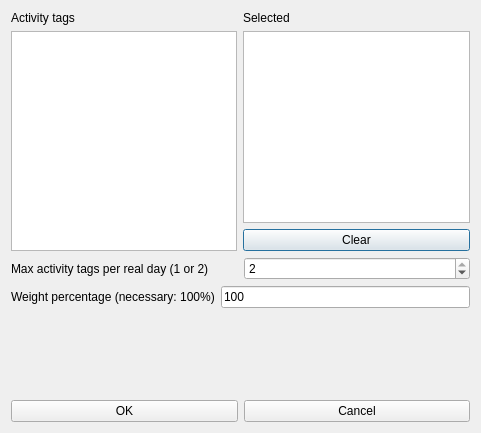
<?xml version="1.0" encoding="UTF-8"?>
<ui version="4.0">
 <class>ModifyConstraintStudentsMaxActivityTagsPerRealDayFromSetForm_template</class>
 <widget class="QDialog" name="ModifyConstraintStudentsMaxActivityTagsPerRealDayFromSetForm_template">
  <property name="geometry">
   <rect>
    <x>0</x>
    <y>0</y>
    <width>481</width>
    <height>433</height>
   </rect>
  </property>
  <property name="windowTitle">
   <string extracomment="This is the title of the dialog to add a new constraint of this type">Modify students max activity tags per real day from set</string>
  </property>
  <layout class="QVBoxLayout" name="verticalLayout_4">
   <item>
    <layout class="QHBoxLayout" name="horizontalLayout_4">
     <item>
      <layout class="QVBoxLayout" name="verticalLayout_2">
       <item>
        <widget class="QLabel" name="label_2">
         <property name="text">
          <string>Activity tags</string>
         </property>
        </widget>
       </item>
       <item>
        <widget class="QListWidget" name="allActivityTagsListWidget"/>
       </item>
      </layout>
     </item>
     <item>
      <layout class="QVBoxLayout" name="verticalLayout">
       <item>
        <widget class="QLabel" name="label_3">
         <property name="text">
          <string comment="It refers to activity tags">Selected</string>
         </property>
        </widget>
       </item>
       <item>
        <widget class="QListWidget" name="selectedActivityTagsListWidget"/>
       </item>
       <item>
        <widget class="QPushButton" name="clearActivityTagsPushButton">
         <property name="text">
          <string>Clear</string>
         </property>
        </widget>
       </item>
      </layout>
     </item>
    </layout>
   </item>
   <item>
    <layout class="QHBoxLayout" name="horizontalLayout">
     <item>
      <widget class="QLabel" name="label">
       <property name="text">
        <string>Max activity tags per real day (1 or 2)</string>
       </property>
      </widget>
     </item>
     <item>
      <widget class="QSpinBox" name="maxActivityTagsSpinBox">
       <property name="minimum">
        <number>1</number>
       </property>
       <property name="maximum">
        <number>2</number>
       </property>
       <property name="value">
        <number>2</number>
       </property>
      </widget>
     </item>
    </layout>
   </item>
   <item>
    <layout class="QHBoxLayout" name="horizontalLayout_2">
     <item>
      <widget class="QLabel" name="weightTextLabel">
       <property name="frameShape">
        <enum>QFrame::NoFrame</enum>
       </property>
       <property name="frameShadow">
        <enum>QFrame::Plain</enum>
       </property>
       <property name="text">
        <string>Weight percentage (necessary: 100%)</string>
       </property>
       <property name="wordWrap">
        <bool>false</bool>
       </property>
      </widget>
     </item>
     <item>
      <widget class="QLineEdit" name="weightLineEdit">
       <property name="text">
        <string notr="true">100</string>
       </property>
      </widget>
     </item>
    </layout>
   </item>
   <item>
    <spacer name="verticalSpacer">
     <property name="orientation">
      <enum>Qt::Vertical</enum>
     </property>
     <property name="sizeHint" stdset="0">
      <size>
       <width>20</width>
       <height>32</height>
      </size>
     </property>
    </spacer>
   </item>
   <item>
    <layout class="QHBoxLayout" name="horizontalLayout_3">
     <item>
      <widget class="QPushButton" name="okPushButton">
       <property name="text">
        <string>OK</string>
       </property>
      </widget>
     </item>
     <item>
      <widget class="QPushButton" name="cancelPushButton">
       <property name="text">
        <string>Cancel</string>
       </property>
      </widget>
     </item>
    </layout>
   </item>
  </layout>
 </widget>
 <layoutdefault spacing="6" margin="11"/>
 <resources/>
 <connections/>
</ui>
